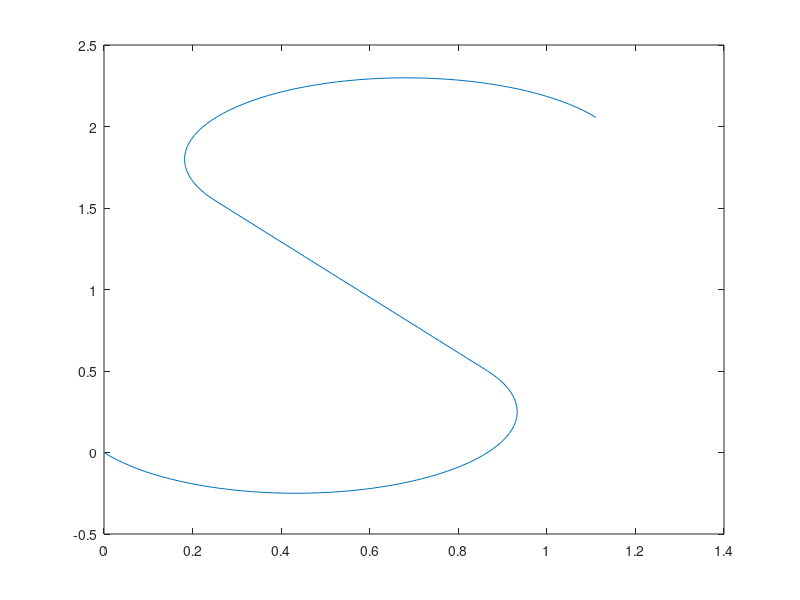

This chart was generated by the following MATLAB code:
%Kcach 2 banh(m)
l = 0.2;
%duong kinh tam quay cung tron
d = 0.4;
%ban kinh banh xe
r = 0.2;
%thoi gian lay mau
dt = 0.01;

x = [0];
y = [0];
theta = [-pi/3];
solanlap = [63,40,21,63];
Vr = [3,3,3,2];
Vl = [2,3,-3,3];
j = 1;
for i = 1:length(Vr)
    v = (Vl(i)+Vr(i))/2;
    w = (Vr(i)-Vl(i))/l;
    for k = 1:solanlap(i)
    new_theta = theta(j) + w*dt;
    new_x = x(j) + v*dt*cos((new_theta + theta(j))/2);
    new_y = y(j) + v*dt*sin((new_theta + theta(j))/2);
    j=j+1;
    x = [x new_x];
    y = [y new_y];
    theta = [theta new_theta];
    end
end
plot(x,y)
